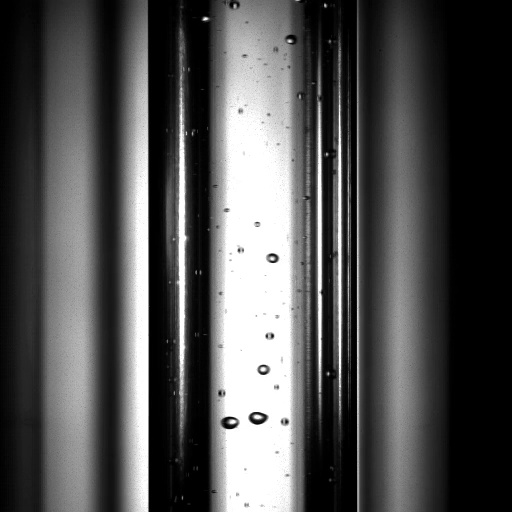
#> input picture data/images/bubbly/20210127_15.50_T=+5_m=5_x=0_q=AD_up_bubbly_512x512_mp4_C001H001S0001.mp4_00001.jpg, 512 x 512 px; its folder holds 4 pictures in this run
$ jupyter execute --allow-errors Stitch_images.ipynb
#> lines starting #> are read from the running program, lines starting #| are printed output that depends on the picture
[cell 1]
#imports
import cv2
from imutils import paths
from matplotlib import pyplot as plt
import helper_functions as helper
import numpy as np
import math

[cell 2]
#Load and rotate/resize all images in specified directory into list_images

path   ='data/images/bubbly'
resize = 0

image_path = list(paths.list_images(path))    # stores all image loactions
list_images = []

for _, j in enumerate(image_path):
    image = cv2.imread(j)
#> image is the input picture: shape (512, 512, 3); min 0, max 255, mean 81.2
    image = cv2.rotate(image, cv2.ROTATE_90_COUNTERCLOCKWISE)
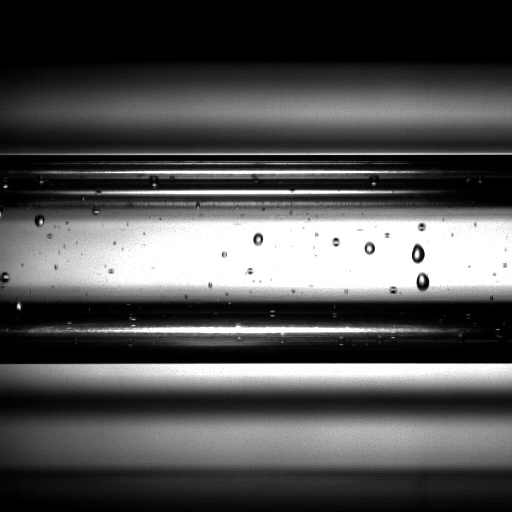
#> image: shape (512, 512, 3); min 0, max 255, mean 81.2
    if resize == 1:
        image = cv2.resize(image, (int(image.shape[1] / 4), int(image.shape[0] / 4)))
        image = cv2.rotate(image, cv2.ROTATE_90)
    list_images.append(image)
#> pass 2 of the loop `for _, j in enumerate(image_path):`:
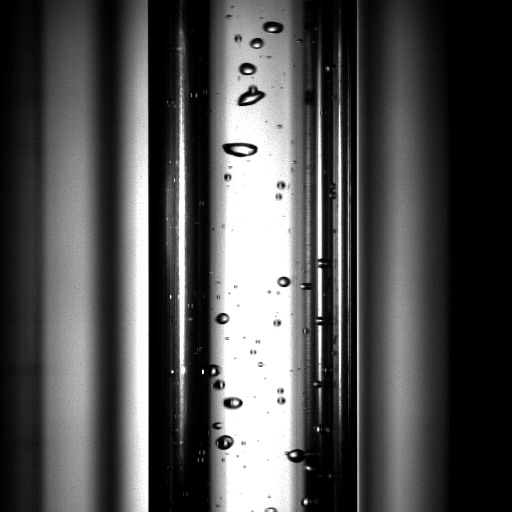
#> input picture data/images/bubbly/20210127_15.50_T=+5_m=5_x=0_q=AD_up_bubbly_512x512_mp4_C001H001S0001.mp4_00045.jpg, 512 x 512 px
#> image is the input picture: shape (512, 512, 3); min 0, max 255, mean 79.8
#> `image = cv2.rotate(image, cv2.ROTATE_90_COUNTERCLOCKWISE)`:
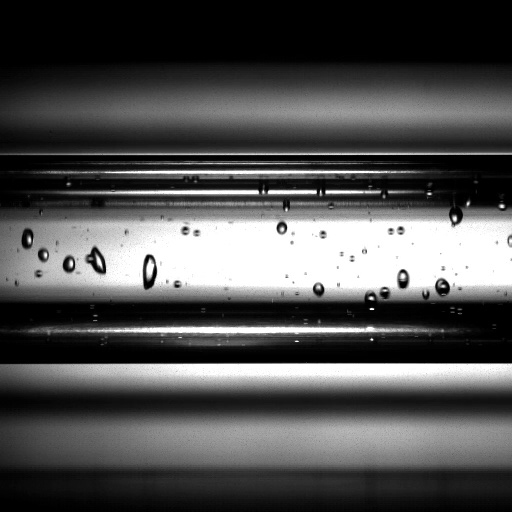
#> image: shape (512, 512, 3); min 0, max 255, mean 79.8
#> pass 3 of the loop `for _, j in enumerate(image_path):`:
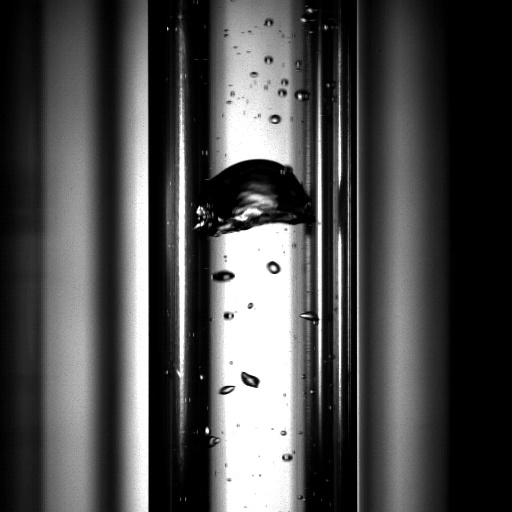
#> input picture data/images/bubbly/20210127_15.50_T=+5_m=5_x=0_q=AD_up_bubbly_512x512_mp4_C001H001S0001.mp4_00100.jpg, 512 x 512 px
#> image is the input picture: shape (512, 512, 3); min 0, max 255, mean 76.3
#> `image = cv2.rotate(image, cv2.ROTATE_90_COUNTERCLOCKWISE)`:
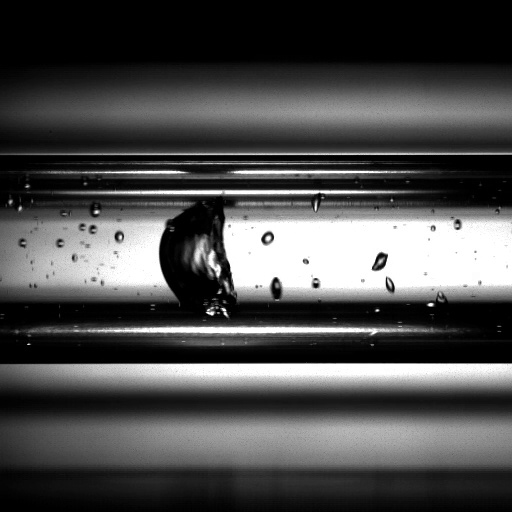
#> image: shape (512, 512, 3); min 0, max 255, mean 76.3
#> the loop made 4 passes; the first 3 are shown

[cell 3]
#Parameters
strip_size = 5             # Width of strip in pixels
#> strip_size = 5
frames_number = 300         # number of frames used
alternate_frames = 1        # value of 1 uses all frames , 2 skips 1 frame
strip_x_location = 250      # Horizontal loaction of strip start in pixels
output_frame_length = 1000  # Size of Output frame in pixels

start_delay = math.ceil(strip_x_location/strip_size)                    #time taken to form a full output frame
#> start_delay = 50
output_frame_strips = math.ceil(output_frame_length/strip_size)         #Number of strips required to make one output frame
#> output_frame_strips = 200

print("Each output frame is a composite of ",output_frame_strips,"frames")
#| Each output frame is a composite of  200 frames
print("Inital delay of ",start_delay,"frames to form a full output image")
#| Inital delay of  50 frames to form a full output image

[cell 4]
#final_frame = list_images[strips_number-start_delay]
#disp = helper.dispImg(final_frame,"Last frame used")

[cell 5]
output_frames = []

img_out = list_images[0][:, strip_x_location:strip_x_location +strip_size]

#> (the rest of this cell did not finish here and is left out)

[cell 6]
# Labelling frames
len(output_frames)
filename = 'data/images/processed/bubbly/bubbly_'+str(1)+'.png'
filename

[cell 7]
# Saving frames
for i in range(0,len(output_frames)):
    filename = 'data/images/processed/bubbly/bubbly_'+str(i)+'.png'
    cv2.imwrite(filename,output_frames[i])

[cell 8]
# Convert to video just for fun
fps = 30
size = (output_frame_length,512)

out = cv2.VideoWriter('project.avi',cv2.VideoWriter_fourcc(*'DIVX'), fps, size)

for i in range(len(output_frames)):
    out.write(output_frames[i])
out.release()
